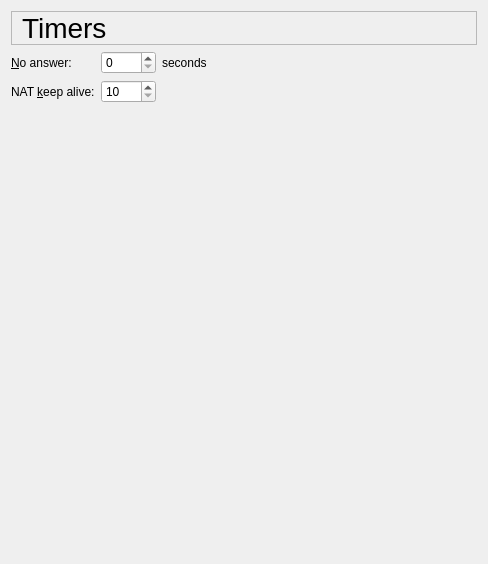
     <widget class="QWidget" name="pageTimers">
      <layout class="QVBoxLayout">
       <item>
        <widget class="QLabel" name="timersTitleTextLabel">
         <property name="font">
          <font>
           <pointsize>21</pointsize>
          </font>
         </property>
         <property name="frameShape">
          <enum>QFrame::StyledPanel</enum>
         </property>
         <property name="text">
          <string>Timers</string>
         </property>
         <property name="wordWrap">
          <bool>false</bool>
         </property>
         <property name="indent">
          <number>10</number>
         </property>
        </widget>
       </item>
       <item>
        <layout class="QHBoxLayout">
         <item>
          <layout class="QGridLayout">
           <item row="0" column="2">
            <widget class="QLabel" name="secNoanswerTextLabel">
             <property name="text">
              <string>seconds</string>
             </property>
             <property name="wordWrap">
              <bool>false</bool>
             </property>
            </widget>
           </item>
           <item row="1" column="1">
            <widget class="QSpinBox" name="tmrNatKeepaliveSpinBox">
             <property name="sizePolicy">
              <sizepolicy hsizetype="Fixed" vsizetype="Fixed">
               <horstretch>0</horstretch>
               <verstretch>0</verstretch>
              </sizepolicy>
             </property>
             <property name="minimumSize">
              <size>
               <width>55</width>
               <height>0</height>
              </size>
             </property>
             <property name="maximumSize">
              <size>
               <width>55</width>
               <height>32767</height>
              </size>
             </property>
             <property name="whatsThis">
              <string>If you have enabled STUN or NAT keep alive, then Twinkle will send keep alive packets at this interval rate to keep the address bindings in your NAT device alive.</string>
             </property>
             <property name="minimum">
              <number>10</number>
             </property>
             <property name="maximum">
              <number>900</number>
             </property>
             <property name="singleStep">
              <number>10</number>
             </property>
            </widget>
           </item>
           <item row="0" column="1">
            <widget class="QSpinBox" name="tmrNoanswerSpinBox">
             <property name="sizePolicy">
              <sizepolicy hsizetype="Fixed" vsizetype="Fixed">
               <horstretch>0</horstretch>
               <verstretch>0</verstretch>
              </sizepolicy>
             </property>
             <property name="minimumSize">
              <size>
               <width>55</width>
               <height>0</height>
              </size>
             </property>
             <property name="maximumSize">
              <size>
               <width>55</width>
               <height>32767</height>
              </size>
             </property>
             <property name="whatsThis">
              <string>When an incoming call is received, this timer is started. If the user answers the call, the timer is stopped. If the timer expires before the user answers the call, then Twinkle will reject the call with a &quot;480 User Not Responding&quot;.</string>
             </property>
             <property name="maximum">
              <number>600</number>
             </property>
             <property name="singleStep">
              <number>10</number>
             </property>
            </widget>
           </item>
           <item row="1" column="0">
            <widget class="QLabel" name="tmrNatKeepaliveTextLabel">
             <property name="text">
              <string>NAT &amp;keep alive:</string>
             </property>
             <property name="wordWrap">
              <bool>false</bool>
             </property>
             <property name="buddy">
              <cstring>tmrNatKeepaliveSpinBox</cstring>
             </property>
            </widget>
           </item>
           <item row="0" column="0">
            <widget class="QLabel" name="tmrNoanswerTextLabel">
             <property name="text">
              <string>&amp;No answer:</string>
             </property>
             <property name="wordWrap">
              <bool>false</bool>
             </property>
             <property name="buddy">
              <cstring>tmrNoanswerSpinBox</cstring>
             </property>
            </widget>
           </item>
          </layout>
         </item>
         <item>
          <spacer name="spacer23">
           <property name="orientation">
            <enum>Qt::Horizontal</enum>
           </property>
           <property name="sizeType">
            <enum>QSizePolicy::Expanding</enum>
           </property>
           <property name="sizeHint" stdset="0">
            <size>
             <width>270</width>
             <height>20</height>
            </size>
           </property>
          </spacer>
         </item>
        </layout>
       </item>
       <item>
        <spacer name="spacer22">
         <property name="orientation">
          <enum>Qt::Vertical</enum>
         </property>
         <property name="sizeType">
          <enum>QSizePolicy::Expanding</enum>
         </property>
         <property name="sizeHint" stdset="0">
          <size>
           <width>20</width>
           <height>450</height>
          </size>
         </property>
        </spacer>
       </item>
      </layout>
     </widget>
